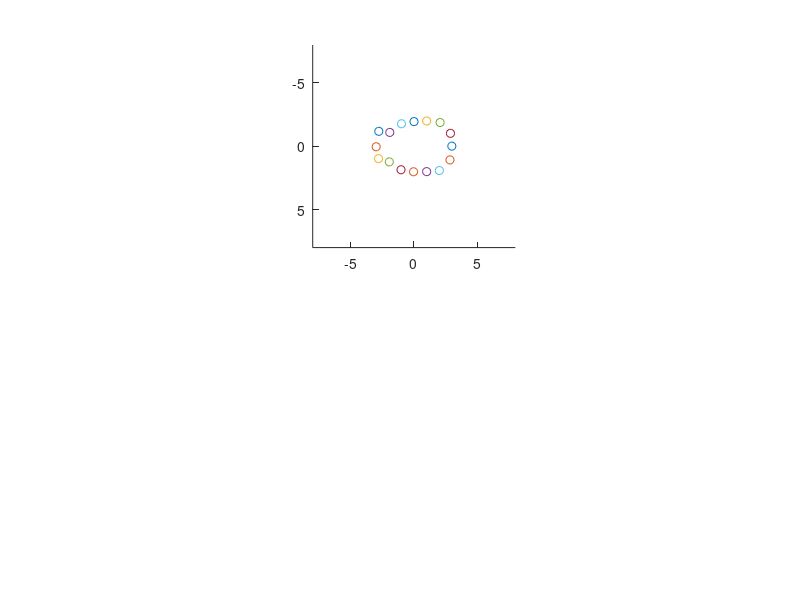
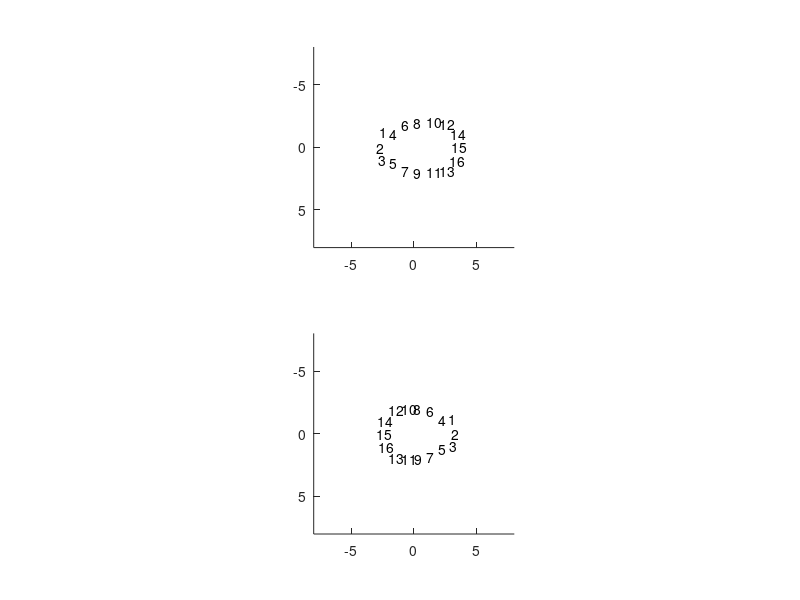

Write MATLAB code to recreate these figures, in order.

xfoo= [-4    -4    -4    -3    -3    -2    -2    -1    -1     0     0     1     1     2     2     2]+1;
yfoo = [-1     0     1    -1     1    -2     2    -2     2    -2     2    -2     2    -1     0 1];

orifoo=    [35     0   -35    50   -45    55   -55    65   -70    90    90   -55    55   -30     0 35];
twoorifoo= [ -35     0    35   -50    45   -55    55   -65    70    90    90    55   -55    30     0 -35];


Xoff=[-0.2198   -0.0122   -0.1954   -0.0855   -0.0488   -0.0122    0.0244         0    0.0367   0         0   -0.0611         0    0.1221    0.0122    0.1587];
Yoff=[ 0.1832   -0.0367    0.0244    0.0977   -0.2320   -0.2198    0.1466   -0.0488   -0.0122    0         0   -0.1221    0.0855    0.0244    0.0122   -0.0732];



% 
%  Xoff=[-0.2  0.2 -0.2 -0.05 -0.05 -0.02  0.02       0       0       0.05  0.05 0 0  0.2 0.0122  0.200];
% %
% Yoff= [0.05 0 -0.05  0.53  -0.53 -0.15  0.15  0.0500 -0.05 0 0 -0.1  0.1  0.1200  0 -0.1200];


  
Targx{5}= [xfoo; -xfoo];
Targy{5}= [yfoo; yfoo];
Targori{5}=[orifoo;twoorifoo];

offsetx{5}= [-Xoff; Xoff];
offsety{5}=[-Yoff; -Yoff];

newxfoo{5}=[Targx{5}(1,:)+offsetx{5}(1,:); Targx{5}(2,:)+offsetx{5}(2,:)];
newyfoo{5}=[Targy{5}(1,:)+offsety{5}(1,:); Targy{5}(2,:)+offsety{5}(2,:)];

figure
subplot(2,1,1)
for ui=1:length(newxfoo{5}(1,:))
scatter(newxfoo{5}(1,ui), newyfoo{5}(1,ui));
hold on
xlim([-8 8])
ylim([-8 8])
end
set (gca,'YDir','reverse')
pbaspect([1 1 1]);
figure
subplot(2,1,1)
for ui=1:length(newxfoo{5}(1,:))
text(newxfoo{5}(1,ui), newyfoo{5}(1,ui), num2str(ui));
hold on
xlim([-8 8])
ylim([-8 8])
end
set (gca,'YDir','reverse')
pbaspect([1 1 1]);

subplot(2,1,2)
for ui=1:length(newxfoo{5}(1,:))
text(newxfoo{5}(2,ui), newyfoo{5}(2,ui), num2str(ui));
hold on
xlim([-8 8])
ylim([-8 8])
end
pbaspect([1 1 1]);

   set (gca,'YDir','reverse')
